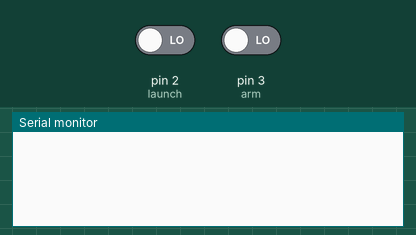
Recording of a sketch running on a simulated Arduino Uno, built with avr-gcc and run on an emulated ATmega328P. Shown: the last lines printed to the serial monitor. The test bench sets the inputs (shaded band); at power-on: pin 3 (arm) LOW, pin 2 (launch) LOW. No radio packets arrive unless stated.

Above: at 2.6 s.
2.7 s: pin 3 (arm) driven HIGH
At 3.1 s:
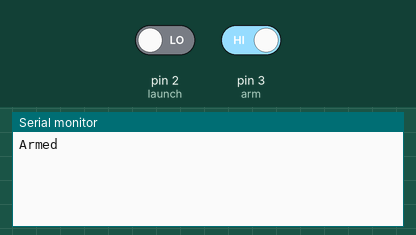
4.2 s: pin 2 (launch) driven HIGH
At 5.2 s:
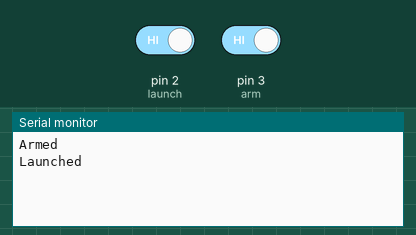

Measured:
- after the input at 2.7 s, the serial monitor: prints a new line after 0.05 s (image 1)
- after the input at 4.2 s, the serial monitor: prints a new line after 0.37 s (image 2)

The sketch:

ig_sys_tx.ino
```cpp
#include <SPI.h>
#include <nRF24L01.h>
#include <RF24.h>
RF24 radio(8,9); // CE, CSN
const byte addresses [][6] = {"00001", "00002"};  //Byte of array representing the address. This is the address where we will send the data. This should be same on the receiving side.
int ledState = HIGH;
int arm =3 ;
int launch=2;
int arm_state=0;
int launch_state=0;
int button_state1 = 0;
int x=0,y=0;
unsigned long lastDebounceTime = 0;  // the last time the output pin was toggled
unsigned long debounceDelay = 50;
char check1;
void setup()
{
  Serial.begin(9600);
  pinMode(arm,INPUT);
  pinMode(launch,INPUT);
  radio.begin();                  //Starting the Wireless communication
  radio.openWritingPipe(addresses[1]);     //Setting the address at which we will send the data
  radio.openReadingPipe(1, addresses[0]); //Setting the address where we will send the data
  radio.setPALevel(RF24_PA_MIN);  //You can set it as minimum or maximum depending on the distance between the transmitter and receiver.
}
void loop()
{
  delay(5);
  radio.startListening();

  radio.read(&check1,sizeof(check1));
  if(check1 == 'f')
  {
    Serial.println("f");
    digitalWrite(10,LOW);
    delay(1000);
    digitalWrite(10,HIGH);
  }

  delay(5);
  radio.stopListening();

  arm_state=digitalRead(arm);
  if(arm_state==1 && x==0)
  {
    x=1;

    radio.write(&x, sizeof(x));
    Serial.println("Armed");
  }
  launch_state=digitalRead(launch);
  if(arm_state==1 && x==1 && y==0 && launch_state==1)
  {
    y=2;
    radio.write(&y,sizeof(y));
    Serial.println("Launched");
  }
  delay(900);
}
```
